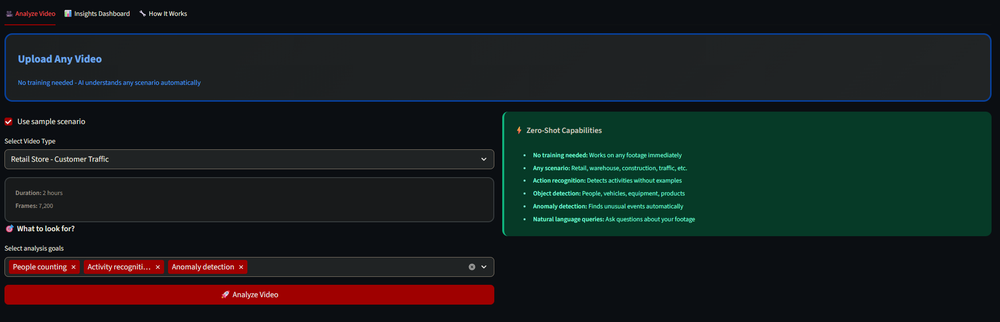
#> input picture ondeckAI/01-example-video.png, 1000 x 322 px, shrunk from 2017 x 649 before the run
$ python -i glass_imaging.py   (imports and definitions only)
#> lines starting #> are read from the running program, lines starting #| are printed output that depends on the picture
"""
Glass Imaging - AI-Powered Low-Light Enhancement
Computational Photography for Medical & Mobile Imaging
Built for Glass Imaging by Anju Nandhakumar
"""

import streamlit as st
import numpy as np
from PIL import Image, ImageEnhance
import cv2
from utils.sidebar import render_sidebar
# [24 lines not run here, left out]

def enhance_low_light_image(image):
    """Enhance low-light images using CLAHE and adjustments"""
    img_array = np.array(image)
    lab = cv2.cvtColor(img_array, cv2.COLOR_RGB2LAB)
#> lab: shape (322, 1000, 3); mean of channels 0, 1, 2 31.1, 125.9, 129.2
    l, a, b = cv2.split(lab)
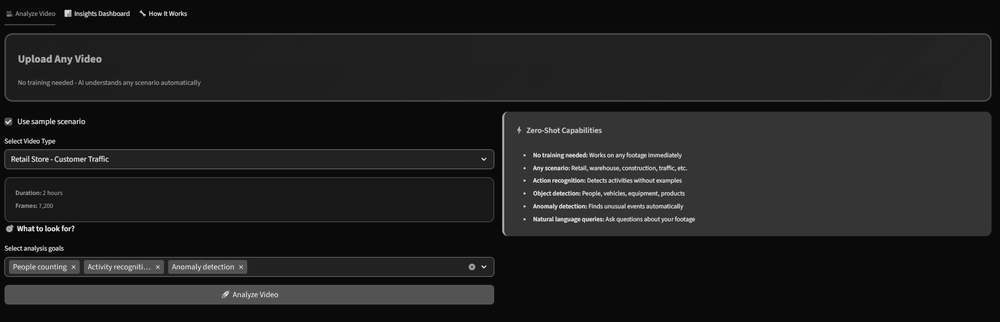
#> l: shape (322, 1000); min 0, max 254, mean 31.1
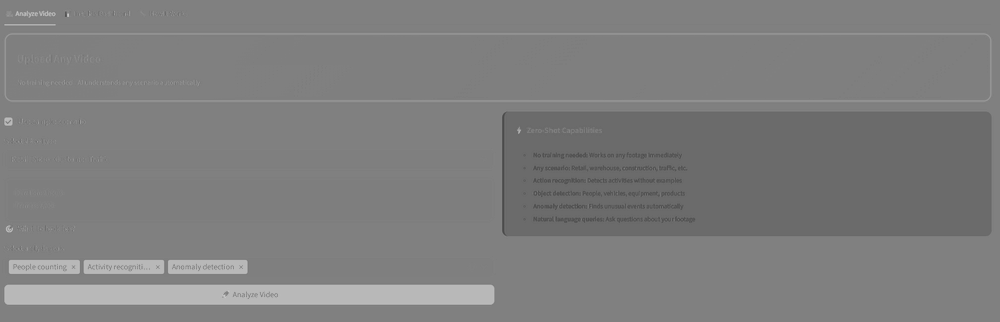
#> a: shape (322, 1000); min 73, max 202, mean 125.9
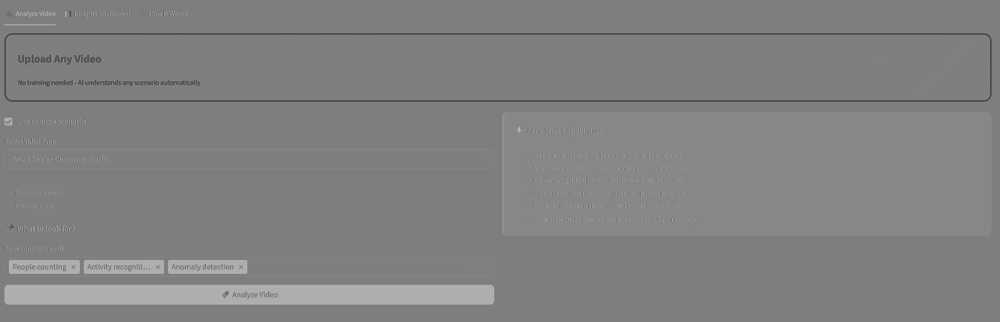
#> b: shape (322, 1000); min 65, max 191, mean 129.2
    clahe = cv2.createCLAHE(clipLimit=3.0, tileGridSize=(8,8))
    l_enhanced = clahe.apply(l)
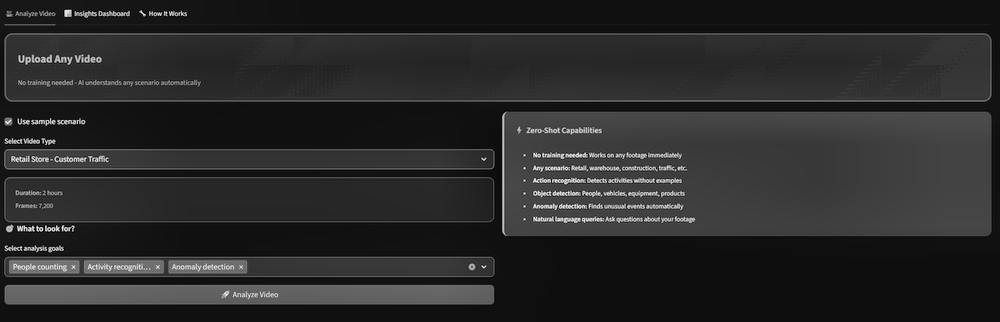
#> l_enhanced: shape (322, 1000); min 1, max 254, mean 42
    lab_enhanced = cv2.merge([l_enhanced, a, b])
#> lab_enhanced: shape (322, 1000, 3); mean of channels 0, 1, 2 42, 125.9, 129.2
    enhanced = cv2.cvtColor(lab_enhanced, cv2.COLOR_LAB2RGB)
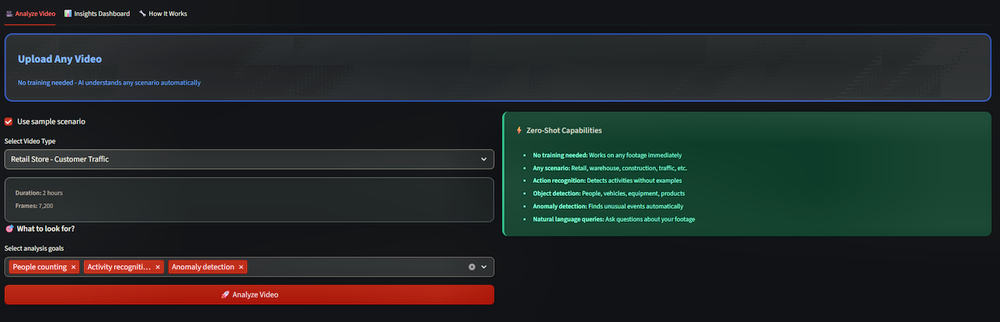
#> enhanced: shape (322, 1000, 3); mean R, G, B 35.3, 41.1, 39.3
    enhanced_pil = Image.fromarray(enhanced)
    enhancer = ImageEnhance.Brightness(enhanced_pil)
    enhanced_pil = enhancer.enhance(1.2)
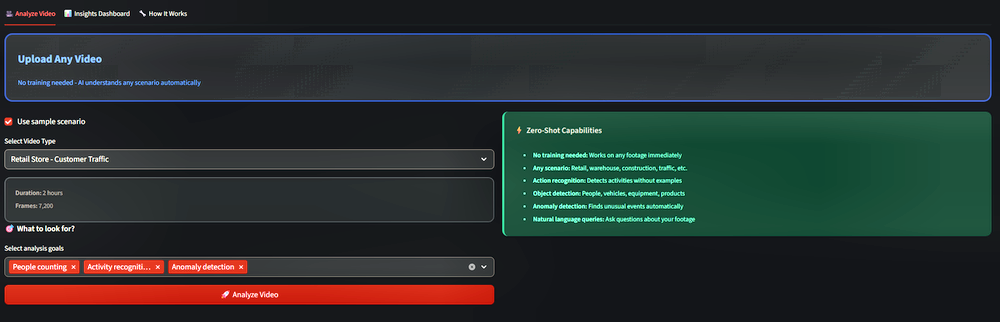
#> enhanced_pil: PIL image 1000x322 RGB; mean R, G, B 41.8, 48.9, 46.7
    enhancer = ImageEnhance.Contrast(enhanced_pil)
    enhanced_pil = enhancer.enhance(1.3)
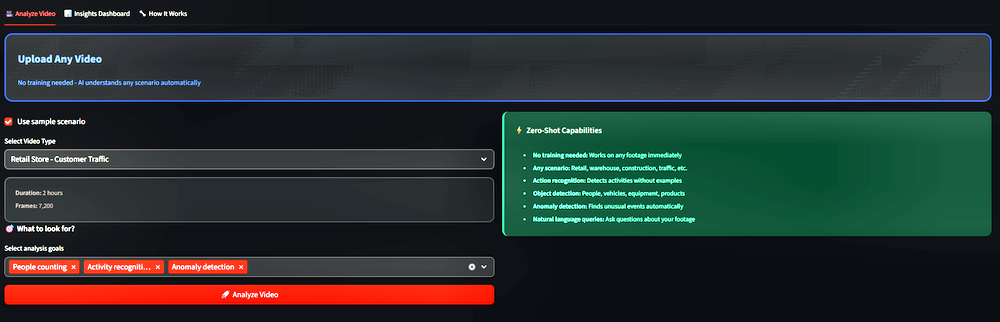
#> enhanced_pil: PIL image 1000x322 RGB; mean R, G, B 39.1, 48.8, 46.1
    enhancer = ImageEnhance.Color(enhanced_pil)
    enhanced_pil = enhancer.enhance(1.15)
    enhancer = ImageEnhance.Sharpness(enhanced_pil)
    enhanced_pil = enhancer.enhance(1.4)
    return enhanced_pil

def denoise_image(image):
    """Apply denoising"""
    img_array = np.array(image)
    denoised = cv2.fastNlMeansDenoisingColored(img_array, None, h=10, hColor=10, templateWindowSize=7, searchWindowSize=21)
    return Image.fromarray(denoised)

# Header - NO empty lines!
# [23 lines not run here, left out]

# Layout
# [1 line that did not run here, left out]

# [179 lines not run here, left out]

>>> import cv2
>>> picture = cv2.cvtColor(cv2.imread('../ondeckAI/01-example-video.png'), cv2.COLOR_BGR2RGB)
>>> result = enhance_low_light_image(picture)

$ run again, on ondeckAI/02-analysis.png
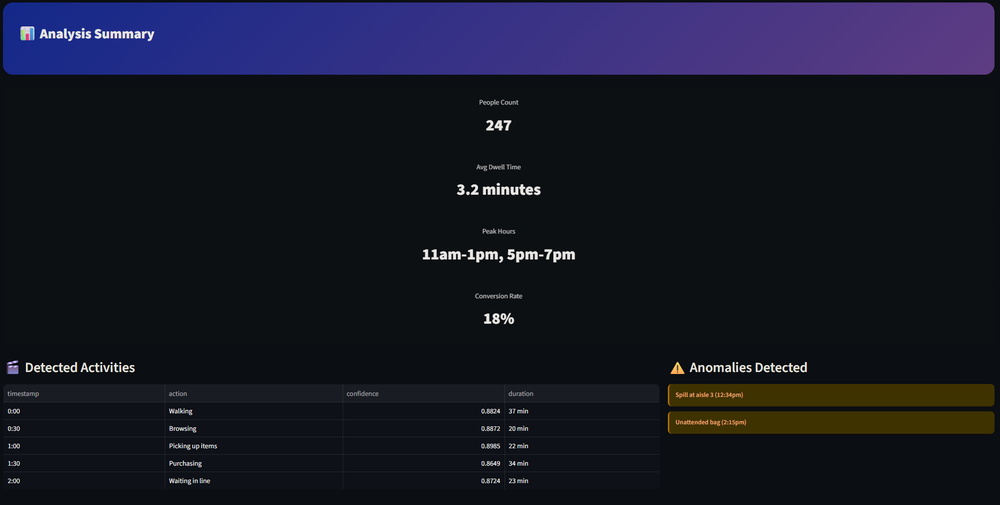
#> input picture ondeckAI/02-analysis.png, 1000 x 505 px, shrunk from 2008 x 1014 before the run
#> lab: shape (505, 1000, 3); mean of channels 0, 1, 2 23.3, 131.1, 120.5
#> in enhance_low_light_image, `l, a, b = cv2.split(lab)`:
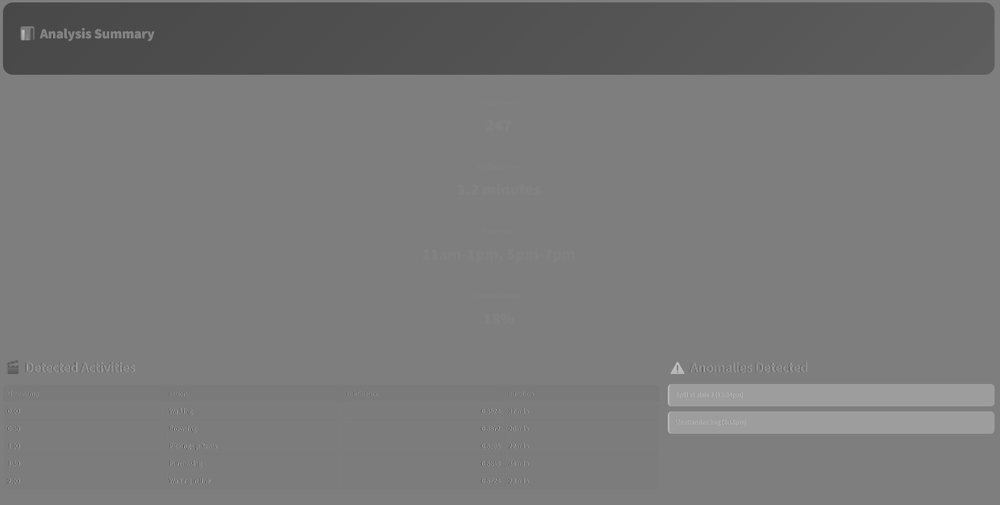
#> b: shape (505, 1000); min 65, max 195, mean 120.5
#> lab_enhanced: shape (505, 1000, 3); mean of channels 0, 1, 2 32.4, 131.1, 120.5
#> in enhance_low_light_image, `enhanced_pil = enhancer.enhance(1.3)`:
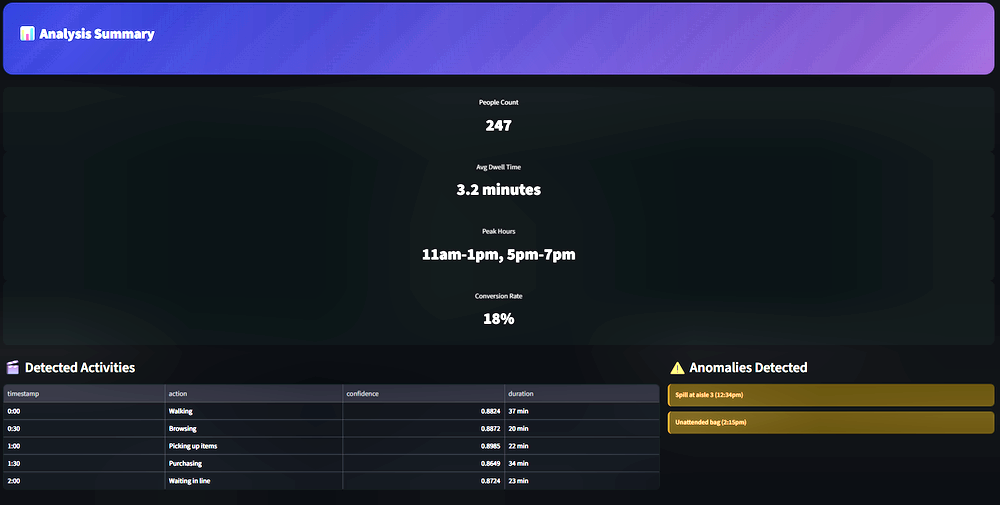
#> enhanced_pil: PIL image 1000x505 RGB; mean R, G, B 34.7, 37.3, 57.1

$ run again, on ondeckAI/03-performance.png
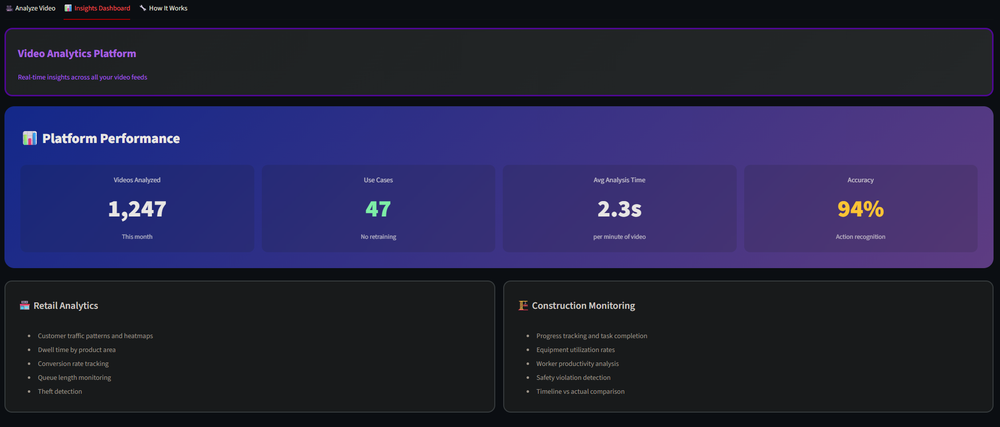
#> input picture ondeckAI/03-performance.png, 1000 x 427 px, shrunk from 2013 x 860 before the run
#> lab: shape (427, 1000, 3); mean of channels 0, 1, 2 41, 137.6, 111
#> in enhance_low_light_image, `l, a, b = cv2.split(lab)`:
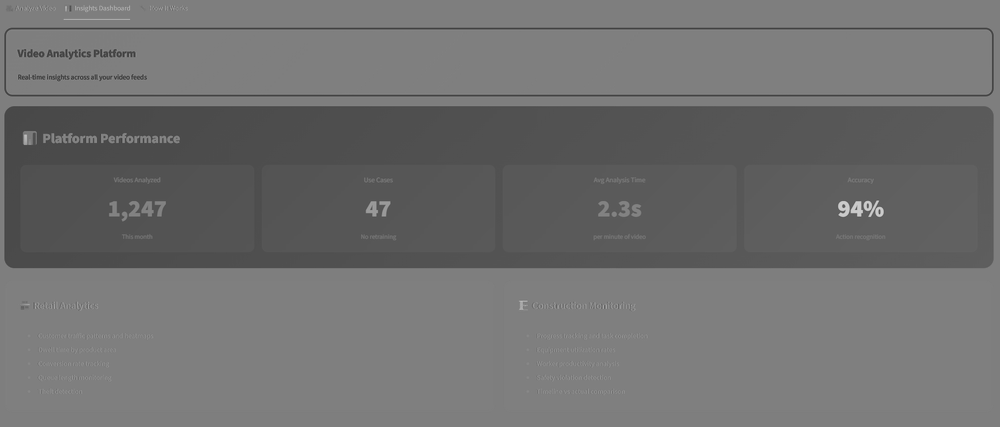
#> b: shape (427, 1000); min 51, max 210, mean 111
#> lab_enhanced: shape (427, 1000, 3); mean of channels 0, 1, 2 52.1, 137.6, 111
#> in enhance_low_light_image, `enhanced_pil = enhancer.enhance(1.3)`:
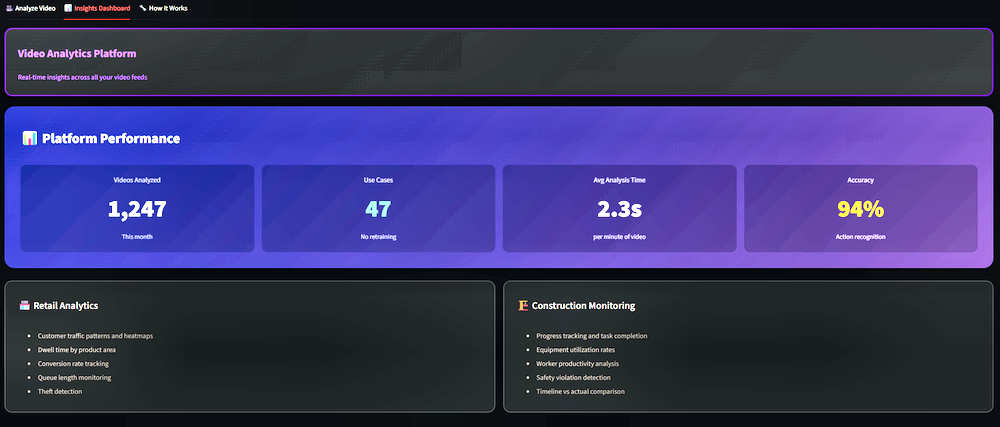
#> enhanced_pil: PIL image 1000x427 RGB; mean R, G, B 54.9, 52.3, 100
